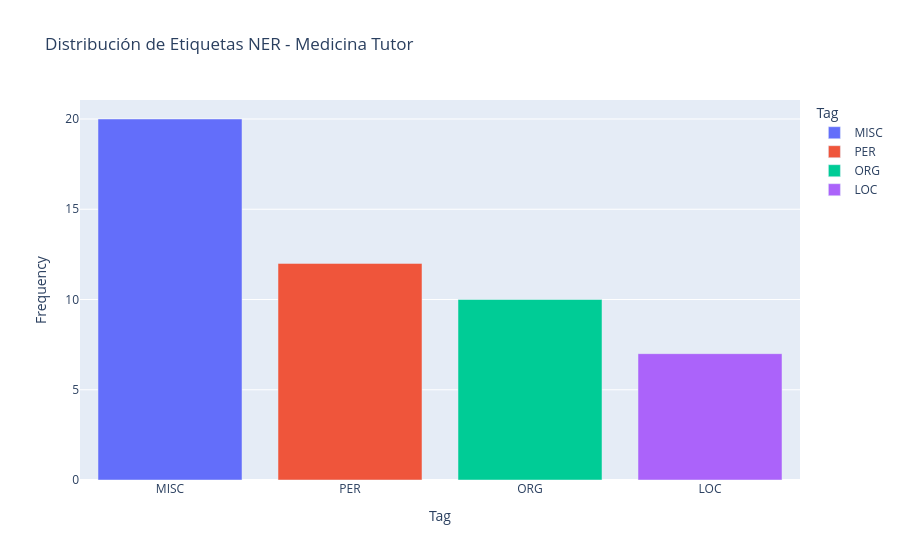
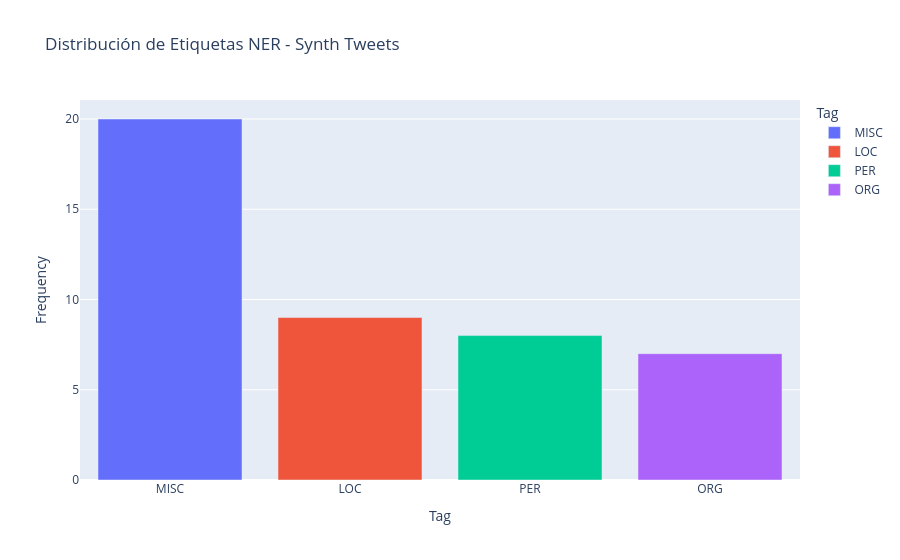
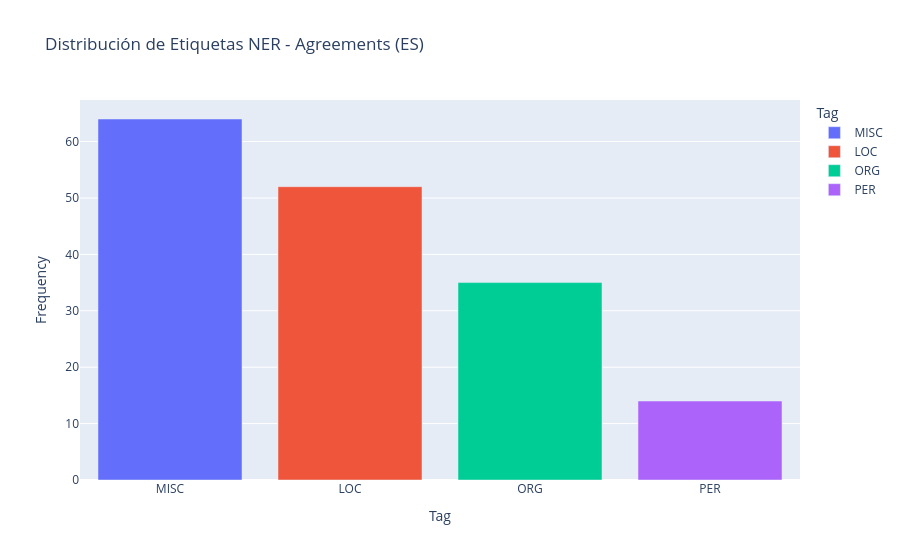

Notebook cell for these charts, in order:
### Markdown cell above
### Distribución de Frecuencias de Etiquetas NER

### Code cell
import pandas as pd
import plotly.express as px
from collections import Counter

# Extraemos todas las etiquetas de las entidades de todo el dataset para contar sus frecuencias
tags_1 = []
for item in ds_1["train"]:
    txt = item["answer"]
    if isinstance(txt, str):
        tags_1.extend([ent.label_ for ent in nlp(txt).ents])

tags_2 = []
for item in ds_2["train"]:
    txt = item["text"]
    if isinstance(txt, str):
        tags_2.extend([ent.label_ for ent in nlp(txt).ents])

tags_3 = []
for item in ds_3["train"]:
    txt = item["ES  "]
    if isinstance(txt, str):
        tags_3.extend([ent.label_ for ent in nlp(txt).ents])

def plot_tag_distribution(tags, title):
    counts = Counter(tags)
    if not counts:
        print(f"No se encontraron entidades para {title}")
        return
    df = pd.DataFrame(counts.items(), columns=["Tag", "Frequency"]).sort_values(by="Frequency", ascending=False)
    fig = px.bar(df, x="Tag", y="Frequency", title=title, color="Tag")
    fig.show()

plot_tag_distribution(tags_1, "Distribución de Etiquetas NER - Medicina Tutor")
plot_tag_distribution(tags_2, "Distribución de Etiquetas NER - Synth Tweets")
plot_tag_distribution(tags_3, "Distribución de Etiquetas NER - Agreements (ES)")

### Figure 1 — Plotly figure (JSON) as saved in the notebook; plotly's stock layout.template omitted (floating-point values rounded to 4 significant figures)
{"data": [{"hovertemplate": "Tag=%{x}<br>Frequency=%{y}<extra></extra>", "legendgroup": "MISC", "marker": {"color": "#636efa", "pattern": {"shape": ""}}, "name": "MISC", "orientation": "v", "showlegend": true, "textposition": "auto", "type": "bar", "x": ["MISC"], "xaxis": "x", "y": [20], "yaxis": "y"}, {"hovertemplate": "Tag=%{x}<br>Frequency=%{y}<extra></extra>", "legendgroup": "PER", "marker": {"color": "#EF553B", "pattern": {"shape": ""}}, "name": "PER", "orientation": "v", "showlegend": true, "textposition": "auto", "type": "bar", "x": ["PER"], "xaxis": "x", "y": [12], "yaxis": "y"}, {"hovertemplate": "Tag=%{x}<br>Frequency=%{y}<extra></extra>", "legendgroup": "ORG", "marker": {"color": "#00cc96", "pattern": {"shape": ""}}, "name": "ORG", "orientation": "v", "showlegend": true, "textposition": "auto", "type": "bar", "x": ["ORG"], "xaxis": "x", "y": [10], "yaxis": "y"}, {"hovertemplate": "Tag=%{x}<br>Frequency=%{y}<extra></extra>", "legendgroup": "LOC", "marker": {"color": "#ab63fa", "pattern": {"shape": ""}}, "name": "LOC", "orientation": "v", "showlegend": true, "textposition": "auto", "type": "bar", "x": ["LOC"], "xaxis": "x", "y": [7], "yaxis": "y"}], "layout": {"barmode": "relative", "legend": {"title": {"text": "Tag"}, "tracegroupgap": 0}, "title": {"text": "Distribución de Etiquetas NER - Medicina Tutor"}, "xaxis": {"anchor": "y", "categoryarray": ["MISC", "PER", "ORG", "LOC"], "categoryorder": "array", "domain": [0, 1], "title": {"text": "Tag"}}, "yaxis": {"anchor": "x", "domain": [0, 1], "title": {"text": "Frequency"}}}}

### Figure 2 — Plotly figure (JSON) as saved in the notebook; plotly's stock layout.template omitted (floating-point values rounded to 4 significant figures)
{"data": [{"hovertemplate": "Tag=%{x}<br>Frequency=%{y}<extra></extra>", "legendgroup": "MISC", "marker": {"color": "#636efa", "pattern": {"shape": ""}}, "name": "MISC", "orientation": "v", "showlegend": true, "textposition": "auto", "type": "bar", "x": ["MISC"], "xaxis": "x", "y": [20], "yaxis": "y"}, {"hovertemplate": "Tag=%{x}<br>Frequency=%{y}<extra></extra>", "legendgroup": "LOC", "marker": {"color": "#EF553B", "pattern": {"shape": ""}}, "name": "LOC", "orientation": "v", "showlegend": true, "textposition": "auto", "type": "bar", "x": ["LOC"], "xaxis": "x", "y": [9], "yaxis": "y"}, {"hovertemplate": "Tag=%{x}<br>Frequency=%{y}<extra></extra>", "legendgroup": "PER", "marker": {"color": "#00cc96", "pattern": {"shape": ""}}, "name": "PER", "orientation": "v", "showlegend": true, "textposition": "auto", "type": "bar", "x": ["PER"], "xaxis": "x", "y": [8], "yaxis": "y"}, {"hovertemplate": "Tag=%{x}<br>Frequency=%{y}<extra></extra>", "legendgroup": "ORG", "marker": {"color": "#ab63fa", "pattern": {"shape": ""}}, "name": "ORG", "orientation": "v", "showlegend": true, "textposition": "auto", "type": "bar", "x": ["ORG"], "xaxis": "x", "y": [7], "yaxis": "y"}], "layout": {"barmode": "relative", "legend": {"title": {"text": "Tag"}, "tracegroupgap": 0}, "title": {"text": "Distribución de Etiquetas NER - Synth Tweets"}, "xaxis": {"anchor": "y", "categoryarray": ["MISC", "LOC", "PER", "ORG"], "categoryorder": "array", "domain": [0, 1], "title": {"text": "Tag"}}, "yaxis": {"anchor": "x", "domain": [0, 1], "title": {"text": "Frequency"}}}}

### Figure 3 — Plotly figure (JSON) as saved in the notebook; plotly's stock layout.template omitted (floating-point values rounded to 4 significant figures)
{"data": [{"hovertemplate": "Tag=%{x}<br>Frequency=%{y}<extra></extra>", "legendgroup": "MISC", "marker": {"color": "#636efa", "pattern": {"shape": ""}}, "name": "MISC", "orientation": "v", "showlegend": true, "textposition": "auto", "type": "bar", "x": ["MISC"], "xaxis": "x", "y": [64], "yaxis": "y"}, {"hovertemplate": "Tag=%{x}<br>Frequency=%{y}<extra></extra>", "legendgroup": "LOC", "marker": {"color": "#EF553B", "pattern": {"shape": ""}}, "name": "LOC", "orientation": "v", "showlegend": true, "textposition": "auto", "type": "bar", "x": ["LOC"], "xaxis": "x", "y": [52], "yaxis": "y"}, {"hovertemplate": "Tag=%{x}<br>Frequency=%{y}<extra></extra>", "legendgroup": "ORG", "marker": {"color": "#00cc96", "pattern": {"shape": ""}}, "name": "ORG", "orientation": "v", "showlegend": true, "textposition": "auto", "type": "bar", "x": ["ORG"], "xaxis": "x", "y": [35], "yaxis": "y"}, {"hovertemplate": "Tag=%{x}<br>Frequency=%{y}<extra></extra>", "legendgroup": "PER", "marker": {"color": "#ab63fa", "pattern": {"shape": ""}}, "name": "PER", "orientation": "v", "showlegend": true, "textposition": "auto", "type": "bar", "x": ["PER"], "xaxis": "x", "y": [14], "yaxis": "y"}], "layout": {"barmode": "relative", "legend": {"title": {"text": "Tag"}, "tracegroupgap": 0}, "title": {"text": "Distribución de Etiquetas NER - Agreements (ES)"}, "xaxis": {"anchor": "y", "categoryarray": ["MISC", "LOC", "ORG", "PER"], "categoryorder": "array", "domain": [0, 1], "title": {"text": "Tag"}}, "yaxis": {"anchor": "x", "domain": [0, 1], "title": {"text": "Frequency"}}}}
